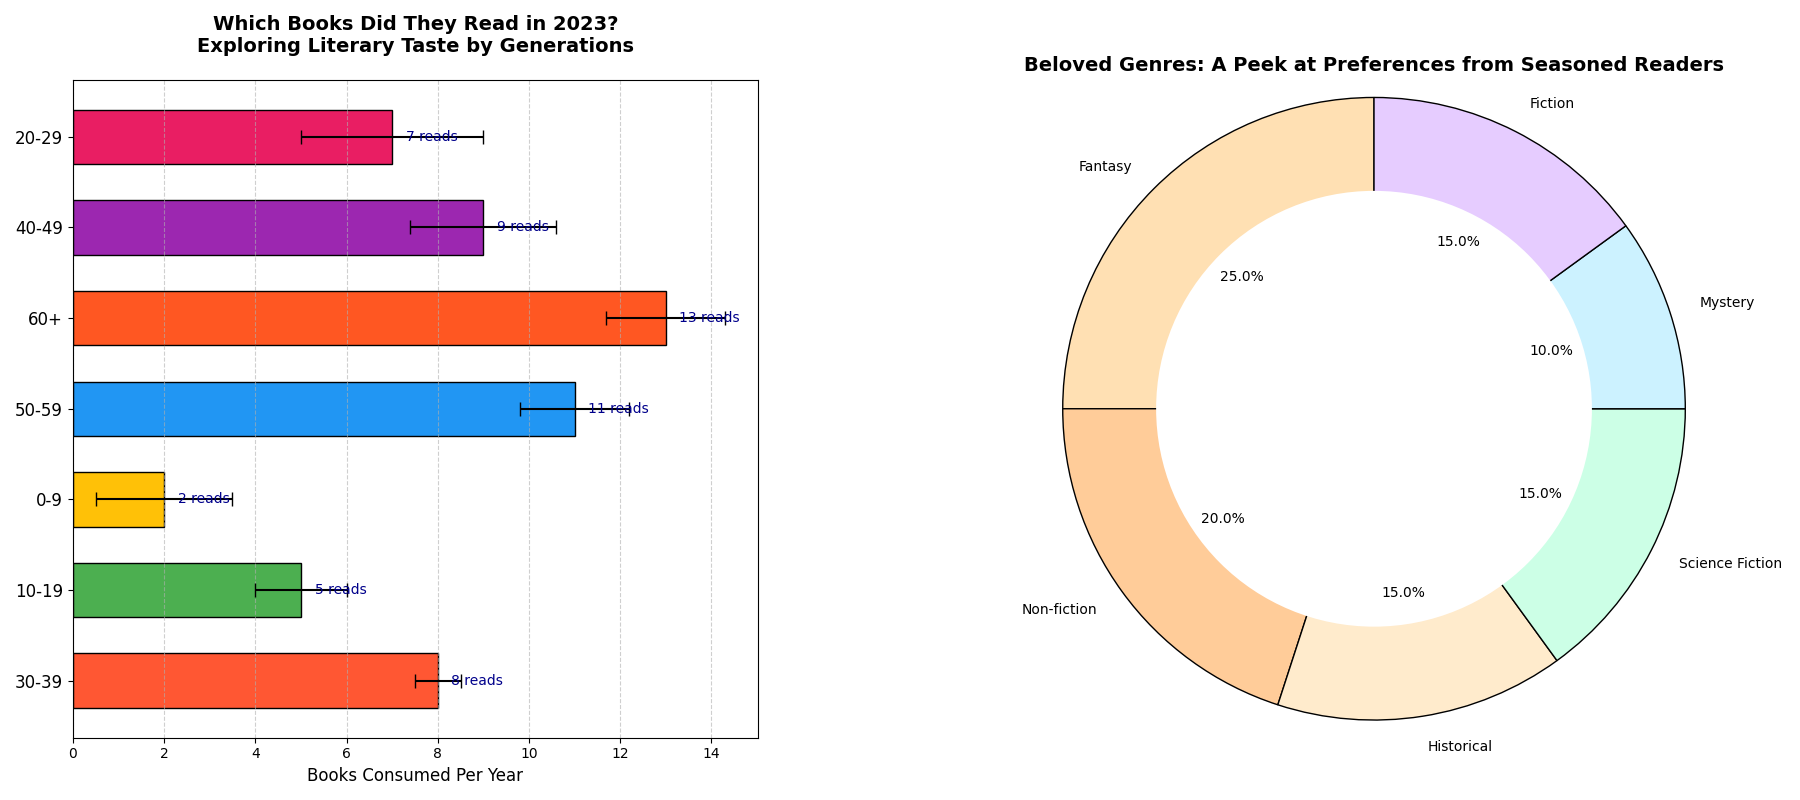

Generate this figure with Python:
import matplotlib.pyplot as plt

genres = ['Fantasy', 'Non-fiction', 'Historical', 'Science Fiction', 'Mystery', 'Fiction']
genre_distribution = [25, 20, 15, 15, 10, 15]
pie_colors = ['#ffe0b3', '#ffcc99', '#ffebcc', '#ccffe6', '#ccf2ff', '#e6ccff']

age_groups = ['30-39', '10-19', '0-9', '50-59', '60+', '40-49', '20-29']
books_read = [8, 5, 2, 11, 13, 9, 7]
variability = [0.5, 1, 1.5, 1.2, 1.3, 1.6, 2]
bar_colors = ['#FF5733', '#4CAF50', '#FFC107', '#2196F3', '#FF5722', '#9C27B0', '#E91E63']

fig, (ax1, ax2) = plt.subplots(nrows=1, ncols=2, figsize=(18, 8))

bars = ax1.barh(age_groups, books_read, color=bar_colors, edgecolor='black', 
                height=0.6, xerr=variability, capsize=5)
ax1.set_title('Which Books Did They Read in 2023?\nExploring Literary Taste by Generations', 
              fontsize=14, fontweight='bold', pad=20)
ax1.set_xlabel('Books Consumed Per Year', fontsize=12)

for bar in bars:
    width = bar.get_width()
    ax1.text(width + 0.3, bar.get_y() + bar.get_height() / 2, f'{width} reads', 
             va='center', ha='left', fontsize=10, color='darkblue')

ax1.tick_params(axis='y', labelsize=12)
ax1.xaxis.grid(True, linestyle='--', alpha=0.6)

wedges, texts, autotexts = ax2.pie(genre_distribution, labels=genres, autopct='%1.1f%%', startangle=90, 
                                   colors=pie_colors, wedgeprops={'edgecolor': 'black'})
centre_circle = plt.Circle((0,0),0.70,fc='white')
fig.gca().add_artist(centre_circle)

ax2.set_title('Beloved Genres: A Peek at Preferences from Seasoned Readers', fontsize=14, fontweight='bold')
ax2.axis('equal') 

plt.tight_layout()
plt.subplots_adjust(wspace=0.4)
plt.show()
